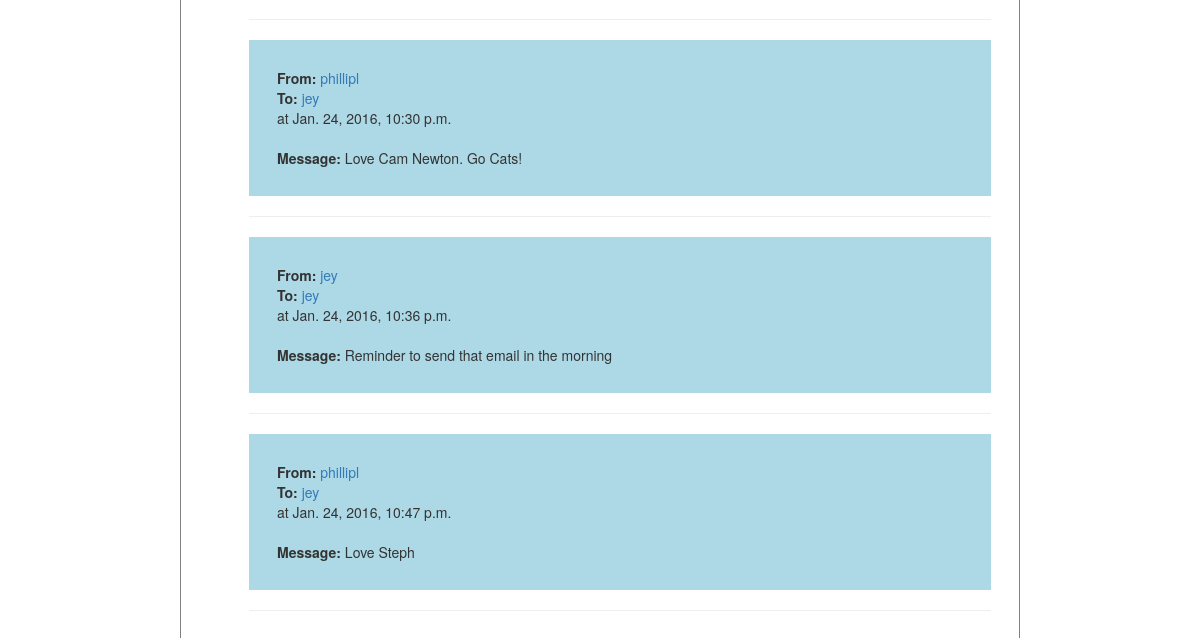
/demo/your_messages (signed in, lower part), run on an earlier commit of the app's database.
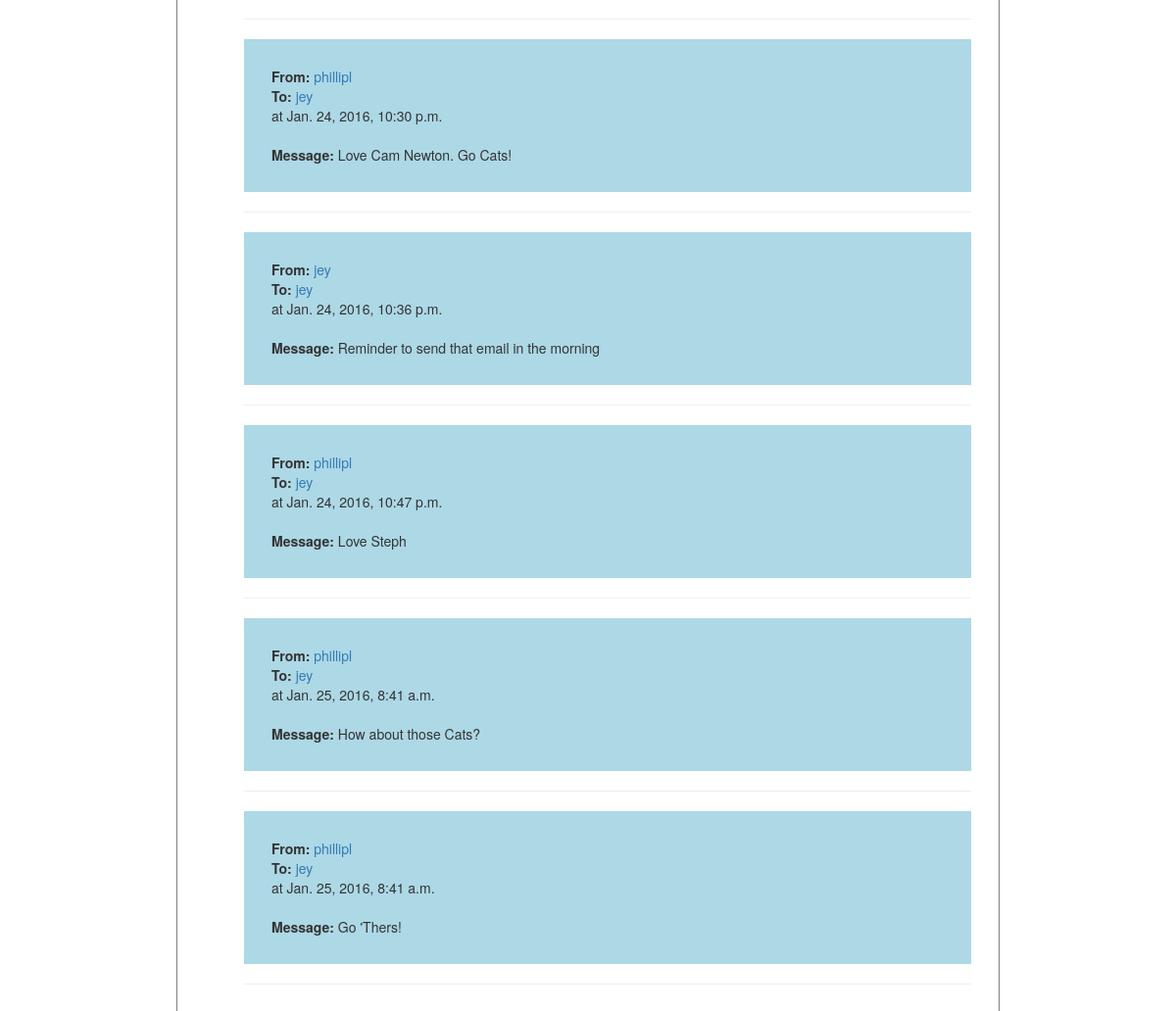
And on a later commit of the database.
### demo/models.py (models this page shows, shortened)
class Notification(SelfPublishModel, models.Model):
    serializer_class = NotificationSerializer
    message = models.TextField()
    user = models.ForeignKey(settings.AUTH_USER_MODEL, related_name='receiving_user')
    sending_user = models.ForeignKey(settings.AUTH_USER_MODEL, related_name='sending_user', default = DEFAULT_USER_ID)
    created = models.DateTimeField(auto_now_add=True)

### demo/views.py (the view)
def your_messages(request):
	current_user=request.user
	context=RequestContext(request)
	context_dict = {}
	your_messages = Notification.objects.filter(user=current_user)
	context_dict['your_messages'] = your_messages
	return render_to_response('your_messages.html', context_dict, context)

### templates/your_messages.html (shortened to what this page needs)
<!DOCTYPE html>
{% extends 'base.html' %}
{% load static %}
{% load swampdragon_tags %}
{% block content %}
	{% block bodyblock %}
	<div class="recent-messages">
		<ul id="notifications">
		    {% for notification in your_messages %}
		    	{% if notification.user == user %}
		    	<div id="alternate_color">
		    	{% endif %}
				    <li><div id="detail">From:  </div>
				    	<a href="/new_message/{{ notification.sending_user.id }}">{{ notification.sending_user }} </a>
				    </li>
				    <li> <div id="detail">To: </div>
				    	<a href="/new_message/{{ notification.user.id }}">{{ notification.user }} </a>
				    </li>
				    <li>at {{ notification.created }}</li></br>
				    <li><div id="detail">Message: </div>{{ notification.message }}</li>
		    	{% if notification.user == user %}
		    	</div>
		    	{% endif %}
			    <hr>
		    {% endfor %}
		</ul>
	</div>
	{% endblock %}
{% endblock %}

What changed in the data, as far as the page shows it:
added Notification: sending_user "phillipl", user "jey", created "Jan. 25, 2016, 8:41 a.m.", message "How about those Cats?"
added Notification: sending_user "phillipl", user "jey", created "Jan. 25, 2016, 8:41 a.m.", message "Go 'Thers!"
